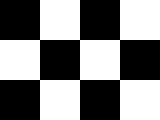
#> input picture input/check.bmp, 160 x 120 px
$ python Code.py   (older library calls are emulated)
#> lines starting #> are read from the running program, lines starting #| are printed output that depends on the picture; after the words box and inside, x2 and y2 are one past the last pixel; in counts of white or black regions, pixels touching at a corner belong together
### Utilities.py
import cv2
import numpy as np

def get_gradients_xy(img, ksize):
    ## Student Code ~ 2 lines of codes
    #print(img.dtype)
    sobelx = cv2.Sobel(img, cv2.CV_16S, 1,0,ksize=ksize)
    sobely = cv2.Sobel(img, cv2.CV_16S, 0,1,ksize=ksize)
    #
    sobelx = np.absolute(sobelx)
    sobely = np.absolute(sobely)

    sobelx = np.uint8(sobelx)
    sobely = np.uint8(sobely)

    return sobelx, sobely
    ## Student Code Ends


def rescale(img, min,max):
    ## Student Code
    img = (img-img.min())/float(img.max()-img.min())
    img = min + img * (max-min)
    ## End Student Code
    return img

### Code.py
import Utilities as utl
import cv2
import numpy as np
import matplotlib.pyplot as plt


def NonMaximalSuppression(img, radius):
    """
    consider only the max value
    within window of size(radius x radius)
    around each pixel and assume all other value with 0
    """

    if radius %2 == 0:
     radius=radius+1

    height=img.shape[0]
    width= img.shape[1]

    radius_height=abs(radius-height)
    radius_width=abs(radius-width)

    img_out = np.zeros((height, width))

    for y in range(radius_height):
        for x in range(radius_width):

            max_bool = True
            curnt_pxl = img[y, x]

            for i in range(-radius,radius):
                for j in range (-radius,radius):
                    if img[y + i, x + j] > curnt_pxl:
                        max_bool = False
                        break
                if max_bool == False:
                    break

            if max_bool == True:
             img_out[y, x] = curnt_pxl


    return img_out


"""
1- gradients in both the X and Y directions.
2- smooth the derivative a little using gaussian
> try on TransA, SimA
> save output as  lab4-1-a-1.png, lab4-1-a-1.png
3- Calculate R:
	3.1 Loop on each pixel:
	3.2 Calculate M for each pixel:
		3.2.1 calculate a11=Gx^2, a12=GxGy, a21=GxGy, a22=Gy^2
	3.3 Calculate Det_M = np.linalg.det(a) or Det_M = a11*a22 - a12*a21; and trace=a11+a22
	3.4 Calculate Response at this pixel = det-k*trace^2
	3.5 Display the result, but make sure to re-scale the data in the range 0 to 255
4- Threshold and Non-Maximal Suppression

"""
# 1- gradients in both the X and Y directions.
def harris(img, thresh=200, radius=2, verbose=True):
    Gx, Gy = utl.get_gradients_xy(img, 5)
    if verbose:
        cv2.imshow("Gradients", np.hstack([Gx, Gy]))

    # 2- smooth the derivative a little using gaussian
    #Student Code ~ 2 Lines
    Gx = cv2.GaussianBlur(Gx, (5, 5), sigmaX=3,sigmaY=0)
    Gy = cv2.GaussianBlur(Gy, (5, 5), sigmaX=0,sigmaY=3)
    #End Student Code

    cv2.imshow("Blured", np.hstack([Gx, Gy]))
    #cv2.waitKey(0)
    #cv2.destroyAllWindows()

    # 3- Calculate R:
    R = np.zeros(img.shape)
    k = 0.04

    # 	3.1 Loop on each pixel:
    for i in range(len(Gx)):
        for j in range(len(Gx[i])):
    # 	3.2 Calculate M for each pixel:
    # 		    M = [[a11, a12],
    #                [a21, a22]]
    #           with a11=Gx^2, a12=GxGy, a21=GxGy, a22=Gy^2
            #Student Code ~ 1 line of code
            M = np.array([[int(Gx[i,j])*int(Gx[i,j]), int(Gx[i,j])*int(Gy[i, j])],
                          [int(Gx[i,j])*int(Gy[i,j]), int(Gy[i,j])*int(Gy[i, j])]])
            #Student Code

    # 	3.3 Calculate Det_M = np.linalg.det(a) or Det_M = a11*a22 - a12*a21; and trace=a11+a22
            Det_M = np.linalg.det(M)

    # 	3.4 Calculate Response at this pixel = det-k*trace^2
    #   where trace of M is the sum of its diagonals
            #Student Code ~ 1 line of code
            R[i, j] = Det_M - k*(M[0,0]+M[1, 1])**2
            #End Student Code

    # 4 Display the result, but make sure to re-scale the data in the range 0 to 255

    R = utl.rescale(R, 0, 255)

    plt.imshow(R, cmap="gray")
    plt.show()
    # 5- Threshold and Non-Maximal Suppression
    # Student Code ~ 2 lines of code
    # Threshold for an optimal value, it may vary depending on the image.
    R = NonMaximalSuppression(R, radius)
    R[R > 200] = 255
    R[R < 200] = 0
    # End Student Code
    plt.imshow(R, cmap="gray")
    plt.show()

    return R

img_pairs = [['check.bmp', 'check_rot.bmp']]
dir = 'input/'
i = 0

for [img1,img2] in img_pairs:
    i += 1
    img1 = cv2.imread(dir+img1, 0)
#> img1: shape (120, 160); 50% white; 1 white region, box (x1, y1, x2, y2) and area: (0, 0, 160, 120) 9600
    img2 = cv2.imread(dir+img2, 0)
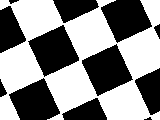
#> input picture input/check_rot.bmp, 160 x 120 px
#> img2 is the input picture: shape (120, 160); min 0, max 255, mean 137.7
    r1 = harris(img1)
#> the loop in harris, `for i in range(len(Gx)):` made 120 passes
#> after the loop in NonMaximalSuppression, `for y in range(radius_height):`:
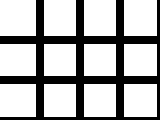
#> img_out: shape (120, 160) float64; 70% white; 1 black region, box (x1, y1, x2, y2) and area: (0, 0, 160, 120) 5767
    r2 = harris(img2) #Note that threshod may need to be different from picture to another
#> call 2 of harris, with thresh = 200, radius = 2, verbose = True
#> call 2 of get_gradients_xy, with ksize = 5
#> in get_gradients_xy (call 2), `sobely = cv2.Sobel(img, cv2.CV_16S, 0,1,ksize=ksize)`:
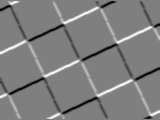
#> sobely: shape (120, 160) int16; min -12240, max 12240, mean -0.2; drawn with min black and max white
#> in harris (call 2), `Gy = cv2.GaussianBlur(Gy, (5, 5), sigmaX=0,sigmaY=3)`:
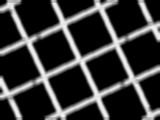
#> Gy: shape (120, 160); min 0, max 245, mean 56.9
#> in harris (call 2), `cv2.imshow("Blured", np.hstack([Gx, Gy]))`:
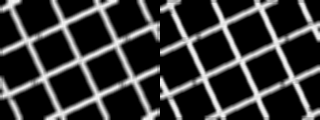
#> window 'Blured': shape (120, 320); min 0, max 246, mean 57
#> the loop in harris (call 2), `for i in range(len(Gx)):` made 120 passes
#> after the loop in harris (call 2), `for i in range(len(Gx)):`:
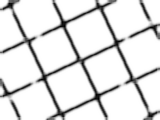
#> R: shape (120, 160) float64; min -522067661.4, max 0, mean -62286114.2; drawn with min black and max white
#> call 2 of NonMaximalSuppression, with radius = 2
#> after the loop in NonMaximalSuppression (call 2), `for y in range(radius_height):`:
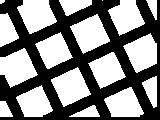
#> img_out: shape (120, 160) float64; 52.7% white; 1 black region, box (x1, y1, x2, y2) and area: (0, 0, 160, 120) 9078
    plt.figure(i)
    plt.subplot(221), plt.imshow(img1, cmap='gray')
    plt.subplot(222), plt.imshow(img2, cmap='gray')
    plt.subplot(223), plt.imshow(r1, cmap='gray')
    plt.subplot(224), plt.imshow(r2, cmap='gray')
    plt.show()
